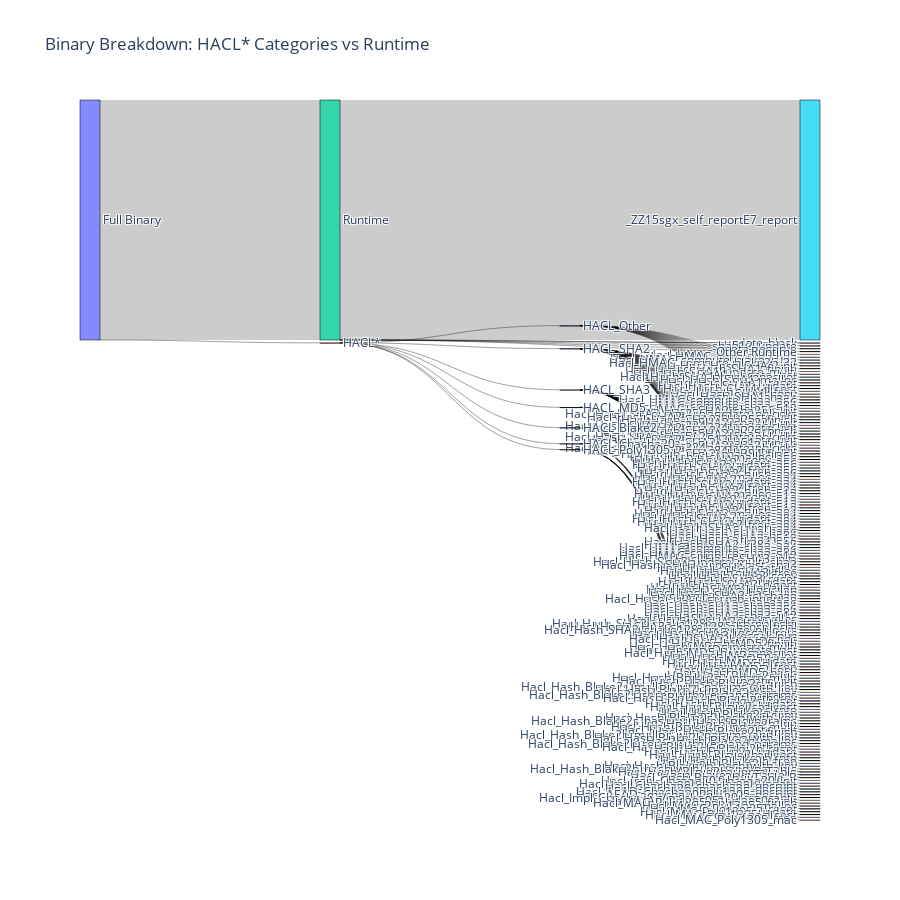

The code cell stored with this chart in its notebook:
### Code cell
import json
import plotly.graph_objects as go

# Load your JSON
with open("sdk_functions.json") as f:
    data = json.load(f)

# Group HACL* functions by category
def classify_hacl_function(name):
    if "MD5" in name:
        return "HACL_MD5"
    elif "SHA2" in name or "sha2" in name:
        return "HACL_SHA2"
    elif "SHA3" in name or "sha3" in name:
        return "HACL_SHA3"
    elif "Blake2" in name:
        return "HACL_Blake2"
    elif "Chacha20" in name or "chacha20" in name:
        return "HACL_Chacha20"
    elif "Poly1305" in name:
        return "HACL_Poly1305"
    else:
        return "HACL_Other"

hacl_funcs = [f for f in data if f["is_hacl"]]
runtime_funcs = [f for f in data if not f["is_hacl"]]

# Top 5 runtime functions by size
runtime_funcs.sort(key=lambda x: x["size_bytes"], reverse=True)
top_runtime = runtime_funcs[:5]
other_runtime = runtime_funcs[5:]
other_runtime_size = sum(f["size_bytes"] for f in other_runtime)

# Setup labels and graph structure
labels = []
label_map = {}

def get_label(label):
    if label not in label_map:
        label_map[label] = len(labels)
        labels.append(label)
    return label_map[label]

sources = []
targets = []
values = []

# Root
root = get_label("Full Binary")

# First level
hacl = get_label("HACL*")
runtime = get_label("Runtime")

sources += [root, root]
targets += [hacl, runtime]
values += [
    sum(f["size_bytes"] for f in hacl_funcs),
    sum(f["size_bytes"] for f in top_runtime) + other_runtime_size
]

# HACL classes
hacl_classes = {}
for f in hacl_funcs:
    cls = classify_hacl_function(f["name"])
    if cls not in hacl_classes:
        hacl_classes[cls] = []
    hacl_classes[cls].append(f)

for cls, funcs in hacl_classes.items():
    class_node = get_label(cls)
    sources.append(hacl)
    targets.append(class_node)
    values.append(sum(f["size_bytes"] for f in funcs))
    for f in funcs:
        func_node = get_label(f["name"])
        sources.append(class_node)
        targets.append(func_node)
        values.append(f["size_bytes"])

# Runtime functions
for f in top_runtime:
    tgt = get_label(f["name"])
    sources.append(runtime)
    targets.append(tgt)
    values.append(f["size_bytes"])

if other_runtime_size > 0:
    tgt = get_label("Other Runtime")
    sources.append(runtime)
    targets.append(tgt)
    values.append(other_runtime_size)

# Plot
fig = go.Figure(go.Sankey(
    arrangement="snap",
    node=dict(
        pad=15,
        thickness=20,
        line=dict(color="black", width=0.5),
        label=labels,
    ),
    link=dict(
        source=sources,
        target=targets,
        value=values,
    )
))

fig.update_layout(
    title_text="Binary Breakdown: HACL* Categories vs Runtime",
    font_size=12,
    height=900  # make it taller
)

fig.show()

### Figure 1 — Plotly figure (JSON) as saved in the notebook; plotly's stock layout.template omitted (floating-point values rounded to 4 significant figures; data arrays with more than 128 entries replaced by an {"elided": "..."} marker saying what was removed)
{"data": [{"arrangement": "snap", "link": {"source": {"elided": "189 int values"}, "target": {"elided": "189 int values"}, "value": {"elided": "189 int values"}}, "node": {"label": {"elided": "180 str values"}, "line": {"color": "black", "width": 0.5}, "pad": 15, "thickness": 20}, "type": "sankey"}], "layout": {"font": {"size": 12}, "height": 900, "title": {"text": "Binary Breakdown: HACL* Categories vs Runtime"}}}
